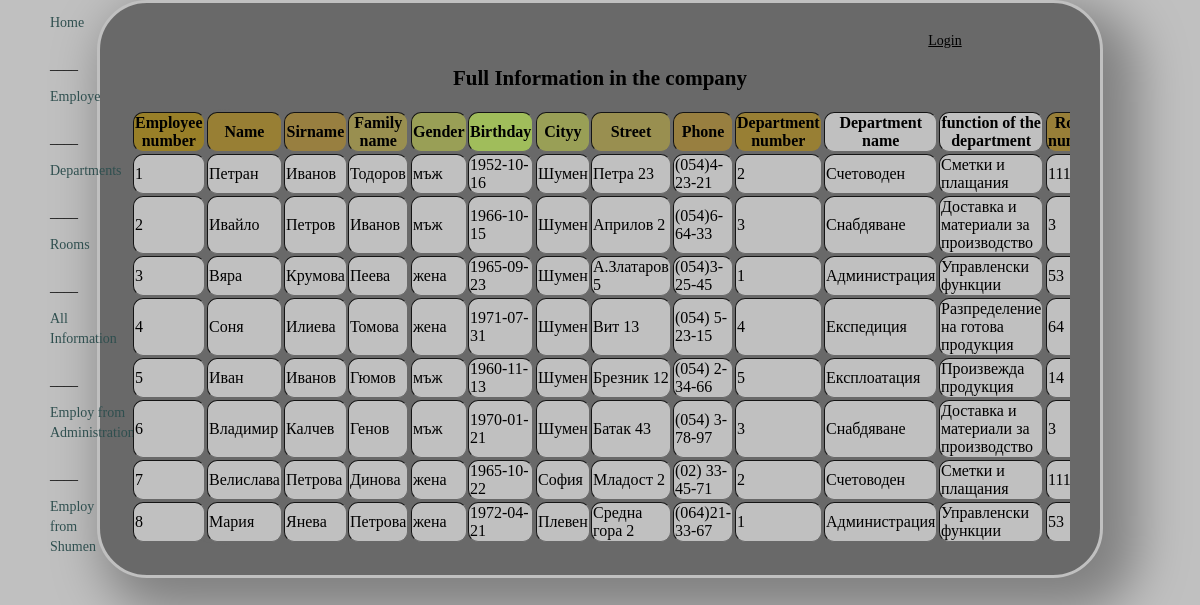
The page /all2.php on the database its author committed.
### tables this page shows
CREATE TABLE `employee` (
  `pers_id` int(10) UNSIGNED NOT NULL,
  `first` varchar(20) NOT NULL,
  `father` varchar(20) NOT NULL,
  `last` varchar(20) NOT NULL,
  `sex` enum('мъж','жена') NOT NULL,
  `b_day` date NOT NULL,
  `city` varchar(50) NOT NULL,
  `street` varchar(100) NOT NULL,
  `phone` varchar(20) NOT NULL,
  `depart_id` int(10) UNSIGNED NOT NULL,
  `room_id` int(10) UNSIGNED NOT NULL
);

CREATE TABLE `departments` (
  `depart_id` int(10) UNSIGNED NOT NULL,
  `depart` varchar(50) NOT NULL,
  `function` varchar(100) NOT NULL
);

CREATE TABLE `rooms` (
  `room_id` int(10) UNSIGNED NOT NULL,
  `floor` int(1) UNSIGNED NOT NULL,
  `l_r` set('ляво','дясно') NOT NULL,
  `square_surface` decimal(10,2) UNSIGNED NOT NULL
);

### all2.php (the view, shortened to what this page needs)
<html lang = "en">
<head>
<link href = "site.css" rel="stylesheet" type="text/css" />
</head>
<body>
<div id="main">
<div id = "menu">
<?php include "menu11.php";?>
</div>
<div id = "content">
<center>
<div id ="logB">
  <?php include "LogButton2.php"?>
</div>
<h2>Full Information in the company</h2>
<div style="overflow-x:auto;">
<table border="1">
<tr>
<th style = "background-color:987F28">Employee number</th>
	 <th style = "background-color:987F34">Name</th>
	  <th style = "background-color:987F40">Sirname</th>
	   <th style = "background-color:998F50">Family name</th>
	   <th style = "background-color:999F56">Gender</th>
	   <th style = "background-color:A0BD5B">Birthday</th>
	   <th style = "background-color:999F56">Cityy</th>
	   <th style = "background-color:998F50">Street</th>
	   <th style = "background-color:987F40">Phone</th>
	   <th style = "background-color:987F34">Department number</th>
       <th>Department name</th>
	  <th>function of the department</th>
	   <th style = "background-color:987F38">Room number</th>
</tr>
<?php
     include "db2.php";
	$query = "SELECT employee.*,departments.*,rooms.*
	FROM employee
	LEFT JOIN Departments
	ON employee.depart_id = departments.depart_id
	LEFT JOIN rooms ON employee.room_id = rooms.room_id
	ORDER BY pers_id";
	if($result = mysqli_query($link,$query))
	{
		while($row = mysqli_fetch_assoc($result)) {
			?>
			<tr>
			<td><?php echo $row['pers_id']; ?></td>
			<td><?php echo $row['first']; ?></td>
			<td><?php echo $row['father']; ?></td>
			<td><?php echo $row['last']; ?></td>
			<td><?php echo $row['sex']; ?></td>
			<td><?php echo $row['b_day']; ?></td>
			<td><?php echo $row['city']; ?></td>
			<td><?php echo $row['street']; ?></td>
			<td><?php echo $row['phone']; ?></td>
            <td><?php echo $row['depart_id']; ?></td>
            <td><?php echo $row['depart']; ?></td>
			<td><?php echo $row['function']; ?></td>
			<td><?php echo $row['room_id']; ?></td>
            </tr>
			<?php
		}
	}
	else {
		?>
		<tr><td colspan = '4' align = 'right'>No rcords</td></tr>
		<?php
	}
	?>
	</table>
    </div>
	</center>
	</div>
	</div>
	</body>
	</html>

### site.css (style rules this page uses)
body { background-color:silver; font-size:14px; margin:0px; padding:0px; }
#logB { margin-top: 0px; margin-bottom: 10px; margin-right: 10px; margin-left: 700px; }
#menu { width:40px; padding-left:0px; position:absolute; left:50; text-align:40px; line-height:24px; }
table { border: 1px solid #696969; border-radius: 100px; background-color: #696969; }
table th, table td { border-radius: 10px; background-color: silver; overflow: hidden; position: relative; animation: moves 0.10s forwards; transform-origin: center; transform: scaleY(0); opacity: 0; visibility: hidden; transition: transform 10s, opacity 1s; }
#main { width:1000px; margin:0 auto; border:3px solid silver; background-color:#696969; border-radius: 50px; box-shadow: 20px 20px 50px 15px grey; animation:mymove 5s infinite; }
#content { padding:30px; min-height:500px; }

### rows shown on the page
employee: pers_id "1", first "Петран", father "Иванов", last "Тодоров", sex "мъж", b_day "1952-10-16", city "Шумен", street "Петра 23", phone "(054)4-23-21", depart.depart_id "2", depart.depart "Счетоводен", depart.function "Сметки и плащания", room.room_id "111"
employee: pers_id "2", first "Ивайло", father "Петров", last "Иванов", sex "мъж", b_day "1966-10-15", city "Шумен", street "Априлов 2", phone "(054)6-64-33", depart.depart_id "3", depart.depart "Снабдяване", depart.function "Доставка и материали за производство", room.room_id "3"
employee: pers_id "3", first "Вяра", father "Крумова", last "Пеева", sex "жена", b_day "1965-09-23", city "Шумен", street "А.Златаров 5", phone "(054)3-25-45", depart.depart_id "1", depart.depart "Администрация", depart.function "Управленски функции", room.room_id "53"
employee: pers_id "4", first "Соня", father "Илиева", last "Томова", sex "жена", b_day "1971-07-31", city "Шумен", street "Вит 13", phone "(054) 5-23-15", depart.depart_id "4", depart.depart "Експедиция", depart.function "Разпределение на готова продукция", room.room_id "64"
employee: pers_id "5", first "Иван", father "Иванов", last "Гюмов", sex "мъж", b_day "1960-11-13", city "Шумен", street "Брезник 12", phone "(054) 2-34-66", depart.depart_id "5", depart.depart "Експлоатация", depart.function "Произвежда продукция", room.room_id "14"
employee: pers_id "6", first "Владимир", father "Калчев", last "Генов", sex "мъж", b_day "1970-01-21", city "Шумен", street "Батак 43", phone "(054) 3-78-97", depart.depart_id "3", depart.depart "Снабдяване", depart.function "Доставка и материали за производство", room.room_id "3"
employee: pers_id "7", first "Велислава", father "Петрова", last "Динова", sex "жена", b_day "1965-10-22", city "София", street "Младост 2", phone "(02) 33-45-71", depart.depart_id "2", depart.depart "Счетоводен", depart.function "Сметки и плащания", room.room_id "111"
employee: pers_id "8", first "Мария", father "Янева", last "Петрова", sex "жена", b_day "1972-04-21", city "Плевен", street "Средна гора 2", phone "(064)21-33-67", depart.depart_id "1", depart.depart "Администрация", depart.function "Управленски функции", room.room_id "53"
